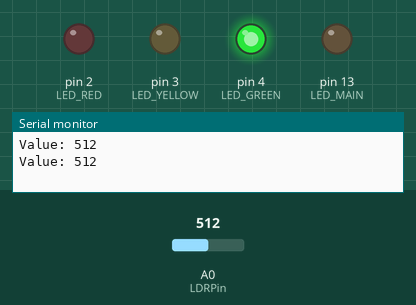
Simulated run of this sketch. Board: Arduino Uno, built with avr-gcc and run on an emulated ATmega328P. Shown: output pins drawn as LEDs (lit = HIGH), the last lines printed to the serial monitor. Inputs (shaded band) come from the test bench; at power-on: A0 (LDRPin) = 512.

Above: at 1.8 s.
1.9 s: A0 (LDRPin) set to 528
At 3.2 s:
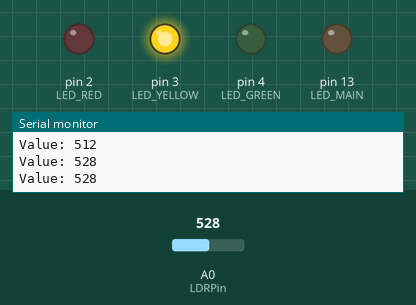
3.5 s: A0 (LDRPin) set to 758
5.2 s: A0 (LDRPin) set to 774
At 6.3 s:
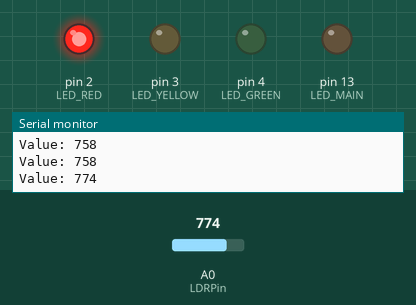
7.5 s: A0 (LDRPin) set to 122
At 9.0 s:
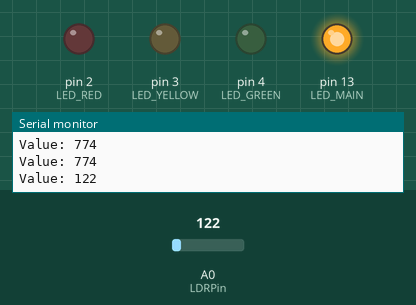
9.5 s: A0 (LDRPin) set to 245
11.2 s: A0 (LDRPin) set to 266
At 13.3 s:
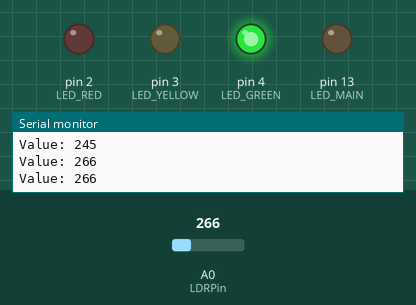
Timing chart, 0 to 14.5 s (numbered marks = the images above; inputs shaded):
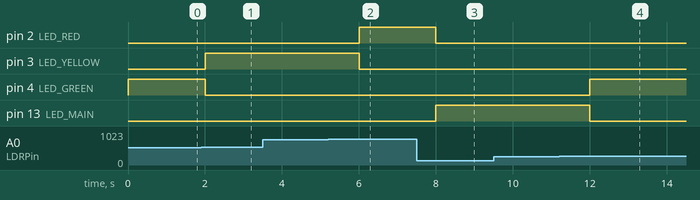

The sketch:

Practica14.ino
```cpp
const int LED_RED = 2;
const int LED_YELLOW = 3;
const int LED_GREEN = 4;
const int LED_MAIN = 13;
const int LDRPin = A0;

int V,aux;

int rangos[3][2] = { {768,LED_RED},{513,LED_YELLOW},{256,LED_GREEN} };

void setup()
{
   Serial.begin(9600);
   aux=-1;
   pinMode(LDRPin,INPUT);
   pinMode(LED_RED,OUTPUT);
   pinMode(LED_YELLOW,OUTPUT);
   pinMode(LED_GREEN,OUTPUT);
   pinMode(LED_MAIN,OUTPUT);
}

boolean cumplido;
void loop()
{
   V = analogRead(LDRPin);

   Serial.println("Value: "+String(V));
    cumplido=false;
   for(int i=0; i<3; i++)
   {
      if(V>=rangos[i][0])
      {
          if(aux!=-1)
              digitalWrite(aux,LOW);
          aux=rangos[i][1];
          digitalWrite(LED_MAIN,LOW);
          digitalWrite(aux,HIGH);
          cumplido=true;
          break;
      }
   }

   if(!cumplido)
   {
     if(aux!=-1)
         digitalWrite(aux,LOW);

     digitalWrite(LED_MAIN,HIGH);

   }else digitalWrite(LED_MAIN,LOW);

   //ilum = ((long)(1024-V)*A*10)/((long)B*Rc*V);  //usar si LDR entre GND y A0
   //ilum = ((long)V*A*10)/((long)B*Rc*(1024-V));    //usar si LDR entre A0 y Vcc (como en el esquema anterior)

   delay(1000);
}
```

Measured:
- the behaviour switches between 512 and 513 on A0 (LDRPin) (found by bisection; images 0 and 1)
- the behaviour switches between 767 and 768 on A0 (LDRPin) (found by bisection; images 1 and 2)
- the behaviour switches between 255 and 256 on A0 (LDRPin) (found by bisection; images 3 and 4)
- after the input at 1.9 s, pin 3 (LED_YELLOW): LOW → HIGH after 0.10 s; pin 4 (LED_GREEN): HIGH → LOW after 0.10 s
- after the input at 5.2 s, pin 2 (LED_RED): LOW → HIGH after 0.80 s; pin 3 (LED_YELLOW): HIGH → LOW after 0.80 s
- after the input at 7.5 s, pin 2 (LED_RED): HIGH → LOW after 0.50 s; pin 13 (LED_MAIN): LOW → HIGH after 0.50 s
- after the input at 11.2 s, pin 4 (LED_GREEN): LOW → HIGH after 0.80 s; pin 13 (LED_MAIN): HIGH → LOW after 0.80 s
